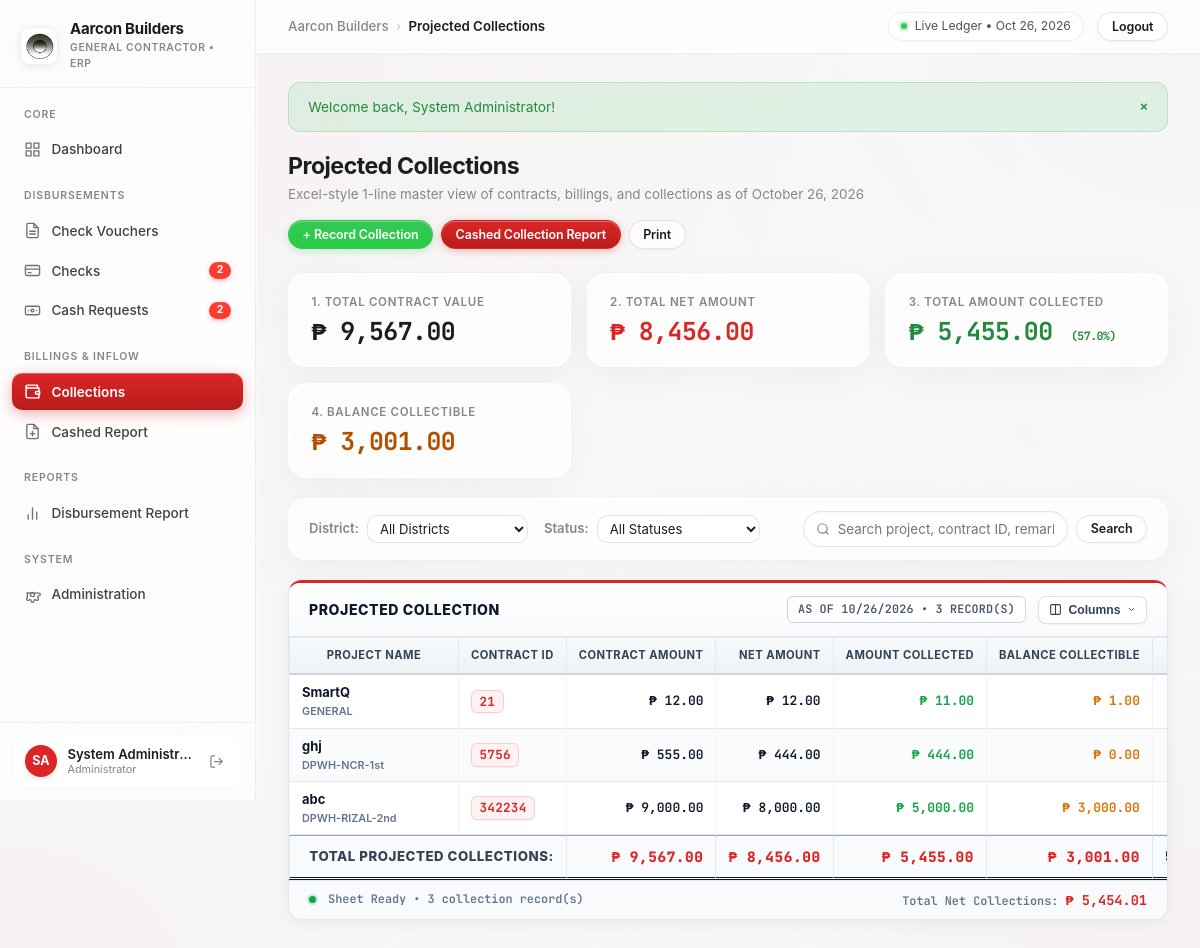
Screenshot of /collections.php (signed in) with the database file from the repository.
### tables this page shows
CREATE TABLE collections (
    id INTEGER PRIMARY KEY AUTOINCREMENT,
    receipt_no VARCHAR(100) NOT NULL UNIQUE,
    client_name VARCHAR(255) NOT NULL,
    project_name VARCHAR(255) NOT NULL,
    amount DECIMAL(12, 2) NOT NULL,
    payment_method VARCHAR(50) NOT NULL, -- 'Cash', 'Bank Deposit', 'Incoming Check', 'Online Transfer'
    collection_date DATE NOT NULL,
    reference_no VARCHAR(100) DEFAULT '',
    received_by VARCHAR(100) DEFAULT 'Main Cashier',
    notes TEXT DEFAULT '',
    created_at DATETIME DEFAULT CURRENT_TIMESTAMP
, project_district VARCHAR(100) DEFAULT '', contract_amount DECIMAL(12, 2) DEFAULT 0, tax_amount DECIMAL(12, 2) DEFAULT 0, tax_rate DECIMAL(5, 2) DEFAULT 0, percentage_collected DECIMAL(5, 2) DEFAULT 0, balance_collectible DECIMAL(12, 2) DEFAULT 0, status VARCHAR(50) DEFAULT 'collected', custom_fields TEXT DEFAULT '{}', contract_id VARCHAR(100) DEFAULT '', net_amount DECIMAL(12, 2) DEFAULT 0, expected_collection_date DATE DEFAULT NULL, deduction DECIMAL(12, 2) DEFAULT 0, net_collections DECIMAL(12, 2) DEFAULT 0, billing_on_process DECIMAL(12, 2) DEFAULT 0);

### includes/auth.php (called while the page is built, shortened)
<?php
require_once __DIR__ . '/../config/config.php';
function get_system_setting(string $key, string $default = ''): string {
    static $settingsCache = null;
    if ($settingsCache === null) {
        $settingsCache = [];
        try {
            $db = get_db();
            $rows = $db->query('SELECT setting_key, setting_value FROM system_settings')->fetchAll();
            foreach ($rows as $r) {
                $settingsCache[$r['setting_key']] = $r['setting_value'];
            }
        } catch (Exception $e) {
        }
    }
    return $settingsCache[$key] ?? $default;
}

### config/config.php (called while the page is built, shortened)
<?php
function get_currency_symbol() {
    if (function_exists('get_system_setting')) {
        $val = get_system_setting('currency_symbol');
        if (!empty($val)) return $val;
    }
    return CURRENCY_SYMBOL;
}
function get_app_name() {
    if (function_exists('get_system_setting')) {
        $val = get_system_setting('company_name');
        if (!empty($val)) return $val;
    }
    return APP_NAME;
}
function format_money($amount) {
    return get_currency_symbol() . ' ' . number_format((float)$amount, 2);
}
function e($string) {
    return htmlspecialchars($string ?? '', ENT_QUOTES, 'UTF-8');
}
function compute_balance_collectible(float $netAmount, float $amountCollected): float {
    return max(0, $netAmount - $amountCollected);
}
function compute_percentage_collected(float $contractAmount, float $amountCollected): float {
    return ($amountCollected / $contractAmount) * 100.0;
}
require_once __DIR__ . '/../includes/auth.php';

### collections.php (the view, shortened to what this page needs)
<?php
require_once __DIR__ . '/config/config.php';
require_once __DIR__ . '/includes/header.php';
$db = get_db();
$searchQuery    = trim($_GET['search'] ?? '');
$where = "WHERE 1=1";
$params = [];
$stmt = $db->prepare("SELECT * FROM collections {$where} ORDER BY collection_date DESC, id DESC");
$stmt->execute($params);
$collections = $stmt->fetchAll();
$totalContractAll       = 0;
$totalNetAll            = 0;
$totalCollectedAll      = 0;
$totalBalanceAll        = 0;
$totalNetCollectionsAll = 0;
foreach ($collections as &$col) {
    $contractAmt = (float)$col['contract_amount'];
    $netAmt      = (float)($col['net_amount'] > 0 ? $col['net_amount'] : ($col['amount'] > 0 ? $col['amount'] : $contractAmt));
    $colAmt      = (float)$col['amount'];
    $balAmt      = (float)($col['balance_collectible'] > 0 ? $col['balance_collectible'] : compute_balance_collectible($netAmt, $colAmt));
    $deductAmt   = (float)($col['deduction'] ?? 0);
    $netColAmt   = (float)($col['net_collections'] ?? 0);
    if ($netColAmt <= 0 && $deductAmt > 0) {
        $netColAmt = max(0, $colAmt - $deductAmt);
    } elseif ($netColAmt <= 0) {
        $netColAmt = $colAmt;
    }
    $totalContractAll       += $contractAmt;
    $totalNetAll            += $netAmt;
    $totalCollectedAll      += $colAmt;
    $totalBalanceAll        += $balAmt;
    $totalNetCollectionsAll += $netColAmt;
}
$overallPercentage = compute_percentage_collected($totalContractAll, $totalCollectedAll);
?>
<div class="page-header no-print">
    <div>
        <h1 class="page-title">Projected Collections</h1>
        <div class="page-subtitle">Excel-style 1-line master view of contracts, billings, and collections as of <?= date('F d, Y') ?></div>
    </div>
    <div style="display: flex; gap: 0.5rem; align-items: center; flex-wrap: wrap;">
        <button class="btn btn-success btn-sm" data-open-modal="modalAddCollection">+ Record Collection</button>
        <a href="collection_report.php" class="btn btn-primary btn-sm">Cashed Collection Report</a>
        <button class="btn btn-outline btn-sm" onclick="window.print();">Print</button>
    </div>
</div>
<div class="metric-grid no-print" style="grid-template-columns: repeat(auto-fit, minmax(220px, 1fr)); margin-bottom: 1.25rem;">
    <div class="metric-card">
        <div class="metric-label">1. Total Contract Value</div>
        <div class="metric-amount" style="color: var(--text-main);">
            <?= format_money($totalContractAll) ?>
        </div>
    </div>
    <div class="metric-card">
        <div class="metric-label">2. Total Net Amount</div>
        <div class="metric-amount" style="color: var(--color-primary);">
            <?= format_money($totalNetAll) ?>
        </div>
    </div>
    <div class="metric-card">
        <div class="metric-label">3. Total Amount Collected</div>
        <div class="metric-amount" style="color: var(--color-success);">
            <?= format_money($totalCollectedAll) ?>
            <span style="font-size: 0.72rem; color: var(--color-success); font-weight: 700; margin-left: 4px;">(<?= number_format($overallPercentage, 1) ?>%)</span>
        </div>
    </div>
    <div class="metric-card">
        <div class="metric-label">4. Balance Collectible</div>
        <div class="metric-amount" style="color: var(--color-warning);">
            <?= format_money($totalBalanceAll) ?>
        </div>
    </div>
</div>
<div class="card no-print" style="padding: 0.75rem 1.25rem; margin-bottom: 1.25rem;">
    <form action="collections.php" method="GET" style="display: flex; justify-content: space-between; align-items: center; flex-wrap: wrap; gap: 0.75rem;">
        <div style="display: flex; align-items: center; gap: 0.5rem; flex-wrap: wrap;">
            <span style="font-weight: 600; font-size: 0.82rem; color: var(--text-muted);">District:</span>
            <select name="district" class="form-control" style="width: auto; padding: 0.25rem 0.5rem; font-size: 0.82rem;" onchange="this.form.submit();">
                <option value="all">All Districts</option>
            </select>
            <span style="font-weight: 600; font-size: 0.82rem; color: var(--text-muted); margin-left: 0.5rem;">Status:</span>
            <select name="status" class="form-control" style="width: auto; padding: 0.25rem 0.5rem; font-size: 0.82rem;" onchange="this.form.submit();">
                <option value="all">All Statuses</option>
            </select>
        </div>
        <div style="display: flex; align-items: center; gap: 0.5rem;">
            <input type="text" name="search" class="search-input" placeholder="Search project, contract ID, remarks..." value="<?= e($searchQuery) ?>" data-table-search="#collectionExcelTable">
            <button type="submit" class="btn btn-outline btn-sm">Search</button>
        </div>
    </form>
</div>
<div class="excel-sheet-card">
    <div class="excel-sheet-header no-print">
        <div class="excel-sheet-title">
            PROJECTED COLLECTION
        </div>
        <div style="display: flex; align-items: center; gap: 0.75rem; flex-wrap: wrap;">
            <div class="excel-sheet-date">
                AS OF <?= strtoupper(date('m/d/Y')) ?> &bull; <?= count($collections) ?> RECORD(S)
            </div>
            <div class="col-picker-dropdown">
                <button type="button" class="btn-col-picker" title="Toggle Columns">
                    <svg width="13" height="13" viewBox="0 0 24 24" fill="none" stroke="currentColor" stroke-width="2" stroke-linecap="round" stroke-linejoin="round">
                        <rect x="3" y="3" width="18" height="18" rx="2" ry="2"></rect>
                        <line x1="12" y1="3" x2="12" y2="21"></line>
                    </svg>
                    <span>Columns</span>
                    <svg class="picker-caret" width="9" height="9" viewBox="0 0 24 24" fill="none" stroke="currentColor" stroke-width="2.5" stroke-linecap="round" stroke-linejoin="round"><polyline points="6 9 12 15 18 9"></polyline></svg>
                </button>
            </div>
        </div>
    </div>
    <div class="table-responsive">
        <table class="excel-table" id="collectionExcelTable">
            <thead>
                <tr>
                    <th style="min-width: 170px;">PROJECT NAME</th>
                    <th class="col-toggle-proj-contractid" style="min-width: 105px;">CONTRACT ID</th>
                    <th class="col-toggle-proj-contract" style="min-width: 120px; text-align: right;">CONTRACT AMOUNT</th>
                    <th class="col-toggle-proj-net" style="min-width: 110px; text-align: right;">NET AMOUNT</th>
                    <th class="col-toggle-proj-collected" style="min-width: 120px; text-align: right;">AMOUNT COLLECTED</th>
                    <th class="col-toggle-proj-balance" style="min-width: 120px; text-align: right;">BALANCE COLLECTIBLE</th>
                    <th class="col-toggle-proj-pct" style="min-width: 65px; text-align: center;">%</th>
                </tr>
            </thead>
            <tbody>
                <?php if (empty($collections)): ?>
                    <tr>
                        <td colspan="14" style="text-align: center; padding: 2.5rem; color: var(--text-muted);">
                            No collection records found. Click "+ Record Collection" to add a new project entry.
                        </td>
                    </tr>
                <?php else: ?>
                    <?php foreach ($collections as $col): ?>
                        <tr>
                            <td style="font-weight: 700; color: #0f172a;">
                                <div><?= e($col['project_name']) ?></div>
                                <?php if (!empty($col['project_district'])): ?>
                                    <span style="font-size: 0.68rem; font-weight: 600; color: #64748b;"><?= e($col['project_district']) ?></span>
                                <?php endif; ?>
                            </td>
                            <td class="col-toggle-proj-contractid">
                                <?php if (!empty($col['contract_id'])): ?>
                                    <span class="voucher-code-badge"><?= e($col['contract_id']) ?></span>
                                <?php else: ?>
                                    <span style="color: var(--text-muted);">&mdash;</span>
                                <?php endif; ?>
                            </td>
                            <td class="col-toggle-proj-contract excel-num" style="color: #0f172a;">
                                <?= format_money($col['computed_contract']) ?>
                            </td>
                            <td class="col-toggle-proj-net excel-num" style="color: #0f172a; font-weight: 600;">
                                <?= format_money($col['computed_net']) ?>
                            </td>
                            <td class="col-toggle-proj-collected excel-num" style="color: #16a34a; font-weight: 700;">
                                <?= format_money($col['amount']) ?>
                            </td>
                            <td class="col-toggle-proj-balance excel-num" style="color: #d97706; font-weight: 700;">
                                <?= format_money($col['computed_bal']) ?>
                            </td>
                            <td class="col-toggle-proj-pct excel-mono" style="color: <?= $col['computed_pct'] >= 100 ? '#16a34a' : '#dc2626' ?>; font-weight: 700; text-align: center;">
                            </td>
                        </tr>
                    <?php endforeach; ?>
                <?php endif; ?>
            </tbody>
            <tfoot>
                <tr>
                    <th colspan="2" style="text-align: right; text-transform: uppercase;">Total Projected Collections:</th>
                    <th class="col-toggle-proj-contract excel-num" style="color: #0f172a;"><?= format_money($totalContractAll) ?></th>
                    <th class="col-toggle-proj-net excel-num" style="color: #0f172a;"><?= format_money($totalNetAll) ?></th>
                    <th class="col-toggle-proj-collected excel-num" style="color: #16a34a;"><?= format_money($totalCollectedAll) ?></th>
                    <th class="col-toggle-proj-balance excel-num" style="color: #d97706;"><?= format_money($totalBalanceAll) ?></th>
                    <th class="col-toggle-proj-pct excel-mono" style="color: #0f172a; text-align: center;"><?= number_format($overallPercentage, 1) ?>%</th>
                </tr>
            </tfoot>
        </table>
    </div>
    <div class="excel-sheet-footer no-print">
        <span><span class="excel-status-dot"></span> Sheet Ready &bull; <?= count($collections) ?> collection record(s)</span>
        <span>Total Net Collections: <strong style="color: #dc2626; font-size: 0.85rem;"><?= format_money($totalNetCollectionsAll) ?></strong></span>
    </div>
</div>
<?php require_once __DIR__ . '/includes/footer.php'; ?>

### rows the page displays
collections: project_name "SmartQ", project_district "GENERAL", contract "21", computed_contract "₱ 12.00", computed_net "₱ 12.00", amount "₱ 11.00", computed_bal "₱ 1.00"
collections: project_name "ghj", project_district "DPWH-NCR-1st", contract "5756", contract_amount "₱ 555.00", computed_net "₱ 444.00", amount "₱ 444.00", computed_bal "₱ 0.00"
collections: project_name "abc", project_district "DPWH-RIZAL-2nd", contract "342234", contract_amount "₱ 9,000.00", net_amount "₱ 8,000.00", amount "₱ 5,000.00", balance_collectible "₱ 3,000.00"

### other values shown
$dynamicAppName "Aarcon Builders"
$pendingChecksCount "2"
$pendingCashCount "2"
$userInitials "SA"
$currentUser['full_name'] "System Administr…"
get_user_role_label($currentUser['role']) "Administrator"
$pageTitle "Projected Collections"
$flash['message'] "Welcome back, System Administrator!"
format_money($totalContractAll) "₱ 9,567.00"
format_money($totalNetAll) "₱ 8,456.00"
format_money($totalCollectedAll) "₱ 5,455.00"
$overallPercentage "57.0"
format_money($totalBalanceAll) "₱ 3,001.00"
count($collections) "3"
format_money($totalNetCollectionsAll) "₱ 5,454.01"
